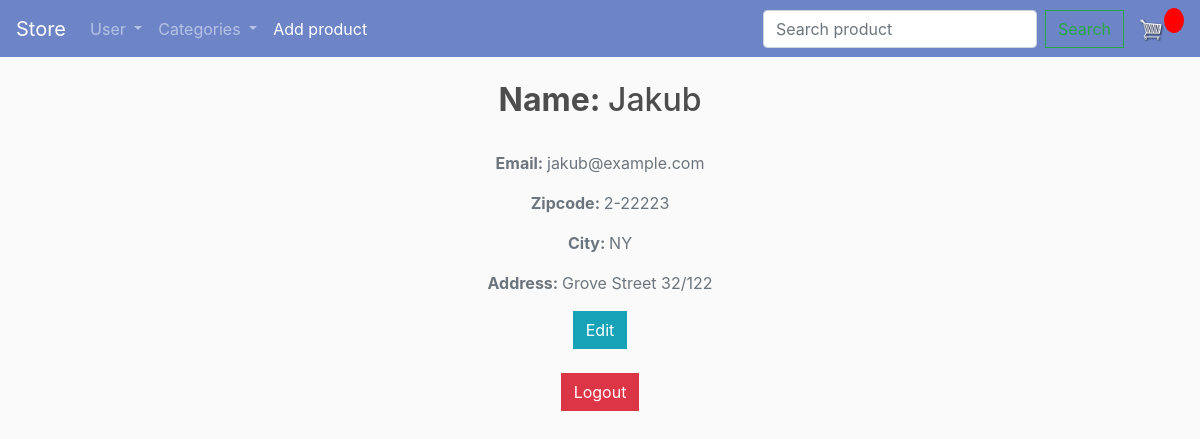
/profile/ (signed in), run on the app's committed database.
### store/models.py (models this page shows, shortened)
class Customer(models.Model):
    user = models.OneToOneField(User, on_delete=models.CASCADE, null=True, blank=True)
    name = models.CharField(max_length=200, null=True)
    email = models.CharField(max_length=200, null=True)
    zipcode = models.CharField(max_length=30, null=True)
    city = models.CharField(max_length=100, null=True)
    street = models.CharField(max_length=60, null=True)
    streetNumber = models.IntegerField(default=0, null=True)
    apartmentNumber = models.IntegerField(default=0, null=True)

### store/views.py (the view)
# urls.py: path('profile/', views.profile, name="profile"),
@login_required(login_url='login')
def profile(request):
    customer = Customer.objects.get(id=request.user.customer.id)
    context = {'customer': customer}
    return render(request, 'store/profile.html', context)

### store/templates/store/profile.html (shortened to what this page needs)
{% extends 'store/main.html' %}
{% block content %}
 <div class="media-body">
            <br>
         <h2 class="account-heading"><b>Name: </b>{{ customer.name }}</h2>
            <br>
          <p class="text-secondary"><b>Email: </b>{{ customer.email }}</p>
          <p class="text-secondary"><b>Zipcode: </b>{{ customer.zipcode }}</p>
          <p class="text-secondary"><b>City: </b>{{ customer.city }}</p>
     <p class="text-secondary"><b>Address: </b>{{customer.street}} {{customer.streetNumber}}/{{customer.apartmentNumber}}</p>
     <div>
    <a class="btn btn-info" href="{% url 'edit_profile' %}">Edit</a>
         <br><br>
         <a class="btn btn-danger" href="{% url 'logout' %}">Logout</a>
</div>
 </div>
{% endblock %}

### store/static/css/main.css (style rules this page uses)
body { background-color: hsl(0, 0%, 98%); }
h1,h2,h3,h4,h5,h6 { color:hsl(0, 0%, 30%); }
.btn { border-radius: 0; }

### store/templates/store/profile.html (style rules this page uses)
.media-body { text-align: center; }

### data on the page
Customer: name "Jakub", email "jakub@example.com", zipcode "2-22223", city "NY", street "Grove Street", streetNumber "32", apartmentNumber "122"
